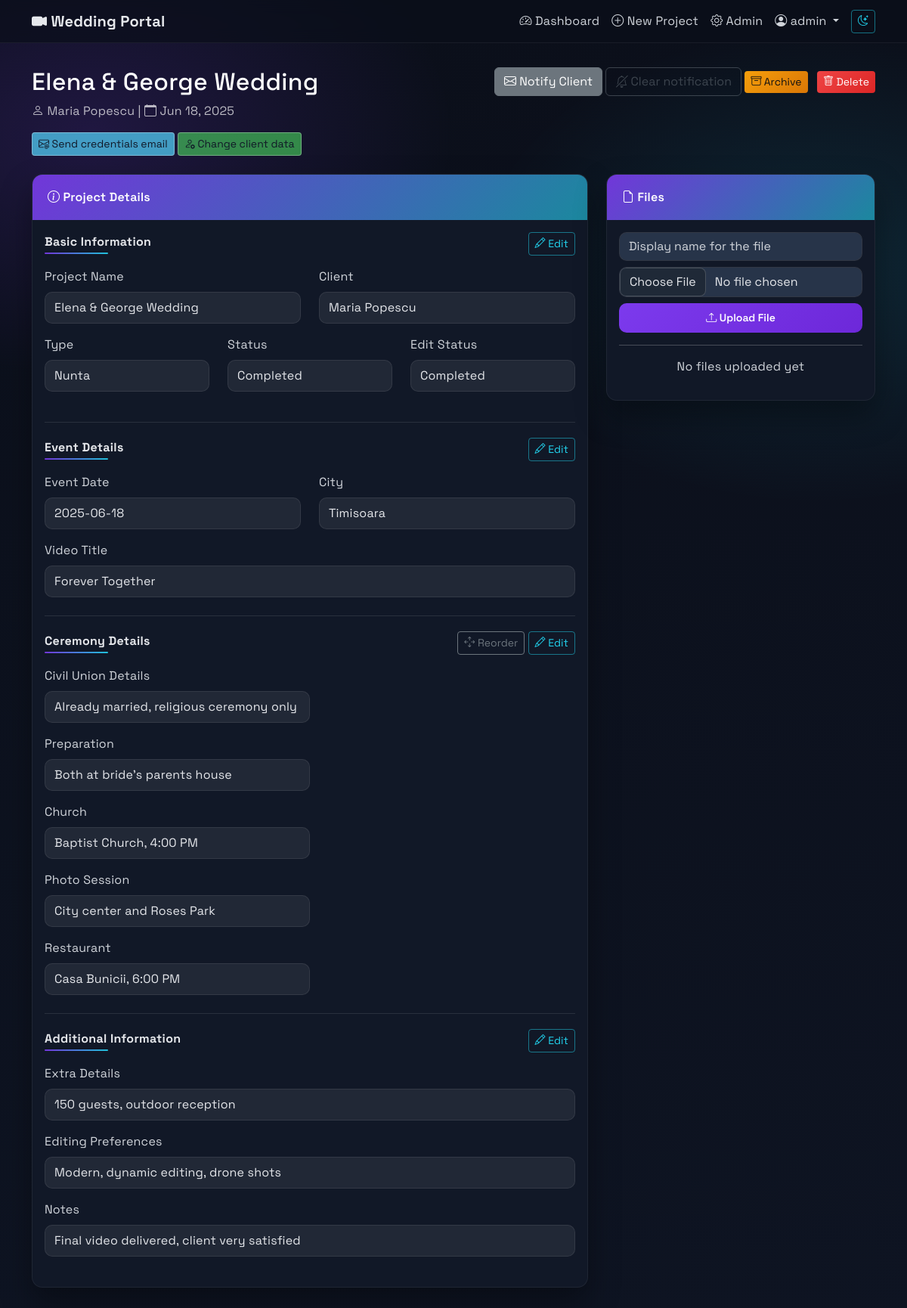
/projects/3/ (signed in), run on an earlier commit of the app's database.
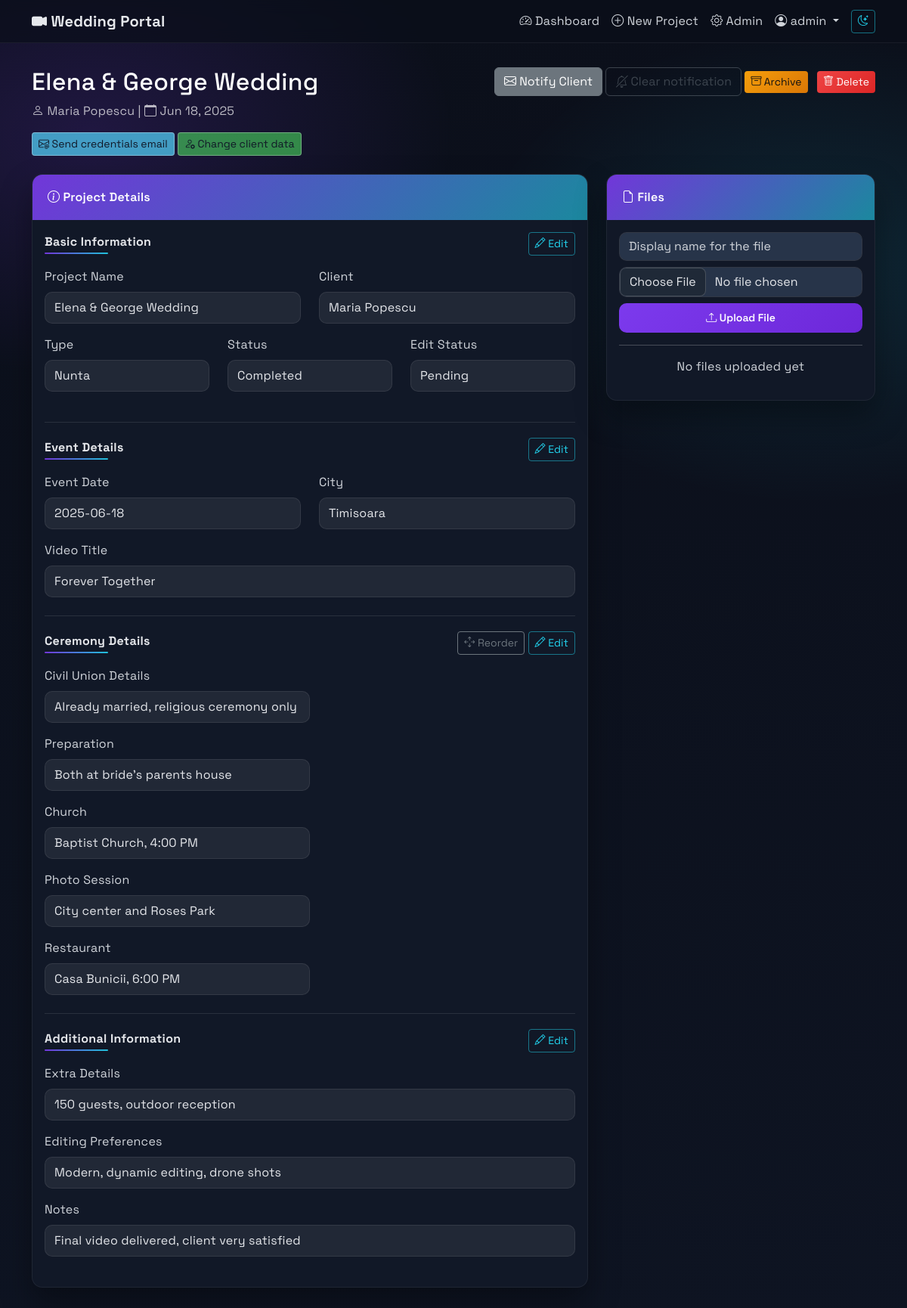
And on a later commit of the database.
### projects/models.py (models this page shows, shortened)
class Project(models.Model):
    PROJECT_TYPE_CHOICES = [
        ('NUNTA', 'Nunta'),
        ('BOTEZ', 'Botez'),
    ]
    STATUS_CHOICES = [
        ('Planning', 'Planning'),
        ('Filming', 'Filming'),
        ('Editing', 'Editing'),
        ('Completed', 'Completed'),
    ]
    EDIT_STATUS_CHOICES = [
        ('Pending', 'Pending'),
        ('In Progress', 'In Progress'),
        ('Review', 'Review'),
        ('Completed', 'Completed'),
    ]
    name = models.CharField(max_length=255)
    user = models.ForeignKey(User, on_delete=models.CASCADE, related_name='projects')
    client_name = models.CharField(max_length=255, blank=True, null=True)
    client_email = models.EmailField(blank=True, null=True)
    status = models.CharField(max_length=50, choices=STATUS_CHOICES, default='Planning')
    edit_status = models.CharField(max_length=50, choices=EDIT_STATUS_CHOICES, default='Pending')
    notes = models.TextField(blank=True, null=True)
    is_archived = models.BooleanField(default=False)
    event_date = models.DateTimeField()
    type = models.CharField(max_length=10, choices=PROJECT_TYPE_CHOICES)
    title_video = models.CharField(max_length=255, blank=True, null=True)
    city = models.CharField(max_length=100, blank=True, null=True)
    civil_union_details = models.TextField(blank=True, null=True)
    prep = models.TextField(blank=True, null=True)
    church = models.TextField(blank=True, null=True)
    session = models.TextField(blank=True, null=True)
    restaurant = models.TextField(blank=True, null=True)
    details_extra = models.TextField(blank=True, null=True)
    editing_preferences = models.TextField(blank=True, null=True)
    ceremony_field_order = models.JSONField(
        default=dict,
        blank=True,
        help_text="Custom order for ceremony detail fields"
    )
    admin_notified_of_changes = models.BooleanField(default=False)
    last_client_notification_date = models.DateTimeField(blank=True, null=True)
    has_unsent_changes = models.BooleanField(default=False)
    created_at = models.DateTimeField(auto_now_add=True)
    updated_at = models.DateTimeField(auto_now=True)
    class Meta:
        ordering = ['-created_at']
    def get_ceremony_fields_ordered(self):
        default_order = [
            {'field': 'civil_union_details', 'label': 'Civil Union Details', 'rows': 3},
            {'field': 'prep', 'label': 'Preparation', 'rows': 2},
            {'field': 'church', 'label': 'Church', 'rows': 2},
            {'field': 'session', 'label': 'Photo Session', 'rows': 2},
            {'field': 'restaurant', 'label': 'Restaurant', 'rows': 2}
        ]
        if not self.ceremony_field_order:
            return default_order

class User(AbstractUser):
    ROLE_CHOICES = [
        ('ADMIN', 'Admin'),
        ('CLIENT', 'Client'),
    ]
    role = models.CharField(max_length=10, choices=ROLE_CHOICES, default='CLIENT')
    def is_admin(self):
        return self.role == 'ADMIN'

### projects/views.py (the view)
# urls.py: path('<int:pk>/', views.project_detail, name='project_detail'),
@login_required
def project_detail(request, pk):
    project = get_object_or_404(Project, pk=pk)
    if not request.user.is_admin() and project.user != request.user:
        messages.error(request, 'You do not have permission to view this project.')
        return redirect('dashboard')
    if request.method == 'POST':
        if 'update_project' in request.POST:
            form = ProjectDetailForm(request.POST, instance=project)
            if form.is_valid():
                if request.user.is_client():
                    for field in form.changed_data:
                        old_value = str(getattr(project, field))
                        new_value = str(form.cleaned_data[field])
                        ProjectModification.objects.create(
                            project=project,
                            field_name=field,
                            old_value=old_value,
                            new_value=new_value,
                            created_by=request.user,
                            status='PENDING' if not request.user.is_admin() else 'AUTO_APPLIED'
                        )
                    if form.changed_data:
                        project.admin_notified_of_changes = True
                        messages.info(request, 'Your changes have been submitted for admin approval.')
                if request.user.is_admin():
                    form.save()
                    messages.success(request, 'Project updated successfully.')
                return redirect('project_detail', pk=project.pk)
        elif 'upload_file' in request.POST:
            file_form = FileUploadForm(request.POST, request.FILES)
            if file_form.is_valid():
                file = file_form.save(commit=False)
                file.project = project
                file.uploaded_by = request.user
                file.size_bytes = request.FILES['file'].size
                file.save()
                messages.success(request, 'File uploaded successfully.')
                return redirect('project_detail', pk=project.pk)
    else:
        form = ProjectDetailForm(instance=project)
        file_form = FileUploadForm()
    files = project.files.all()
    modifications = project.modifications.filter(status='PENDING') if request.user.is_admin() else None
    ceremony_fields = project.get_ceremony_fields_ordered()
    context = {
        'project': project,
        'form': form,
        'file_form': file_form,
        'files': files,
        'modifications': modifications,
        'is_admin': request.user.is_admin(),
        'ceremony_fields': ceremony_fields,
    }
    return render(request, 'project_detail.html', context)

### projects/forms.py
class FileUploadForm(forms.ModelForm):
    class Meta:
        model = File
        fields = ['display_name', 'file']
        widgets = {
            'display_name': forms.TextInput(attrs={
                'class': 'form-control',
                'placeholder': 'Display name for the file'
            }),
            'file': forms.FileInput(attrs={'class': 'form-control'}),
        }

### projects/templatetags/project_filters.py (called while the page is built)
@register.filter
def attr(obj, attr_name):
    try:
        return getattr(obj, attr_name)
    except AttributeError:
        return None

### templates/project_detail.html (shortened to what the changed rows need)
{% extends 'base.html' %}
{% load project_filters %}
{% block content %}
<div class="row mb-4">
    <div class="col">
        <h2 class="text-white">{{ project.name }}</h2>
        <p class="text-white-50">
            <i class="bi bi-person"></i> {{ project.client_name|default:project.user.get_full_name|default:project.user.username }}
            | <i class="bi bi-calendar"></i> {{ project.event_date|date:"M d, Y" }}
        </p>
        {% if is_admin %}
        <div class="mt-2">
            <button class="btn btn-light btn-sm js-send-credentials" data-project-id="{{ project.pk }}" style="background-color: rgba(85, 215, 255, 0.7); border: 1px solid rgba(255, 255, 255, 0.3);">
            </button>
            <button class="btn btn-light btn-sm js-change-client" data-project-id="{{ project.pk }}" style="background-color: rgba(85, 255, 105, 0.5); border: 1px solid rgba(255, 255, 255, 0.3);">
            </button>
        </div>
        {% endif %}
    </div>
</div>
<div class="row">
    <div class="col-lg-8">
        <div class="card mb-4">
            <div class="card-body">
                <div class="editable-section mb-4" data-section="basic">
                    <div class="row">
                        <div class="col-md-6 mb-3">
                            <div class="view-mode">
                                <p class="form-control-plaintext">{{ project.name }}</p>
                            </div>
                        </div>
                        <div class="col-md-6 mb-3">
                            <div class="view-mode">
                                <p class="form-control-plaintext">{{ project.client_name|default:project.user.get_full_name|default:project.user.username }}</p>
                            </div>
                        </div>
                    </div>
                    <div class="row">
                        <div class="col-md-4 mb-3">
                            <div class="view-mode">
                                <p class="form-control-plaintext">{{ project.get_type_display }}</p>
                            </div>
                        </div>
                        <div class="col-md-4 mb-3">
                            <div class="view-mode">
                                <p class="form-control-plaintext">{{ project.get_status_display }}</p>
                            </div>
                        </div>
                        <div class="col-md-4 mb-3">
                            <div class="view-mode">
                                <p class="form-control-plaintext">{{ project.get_edit_status_display }}</p>
                            </div>
                        </div>
                    </div>
                </div>
                <div class="editable-section mb-4" data-section="event">
                    <div class="row">
                        <div class="col-md-6 mb-3">
                            <div class="view-mode">
                                <p class="form-control-plaintext">{{ project.event_date|date:"Y-m-d" }}</p>
                            </div>
                        </div>
                        <div class="col-md-6 mb-3">
                            <div class="view-mode">
                                <p class="form-control-plaintext">{{ project.city|default:"Not specified" }}</p>
                            </div>
                        </div>
                    </div>
                    <div class="mb-3">
                        <div class="view-mode">
                            <p class="form-control-plaintext">{{ project.title_video|default:"Not specified" }}</p>
                        </div>
                    </div>
                </div>
                <div class="editable-section mb-4" data-section="ceremony">
                    <div id="ceremony-fields-container" class="ceremony-fields">
                        {% for field_info in ceremony_fields %}
                        <div class="ceremony-field-item mb-3" data-field-name="{{ field_info.field }}">
                            <div class="field-content col-md-6 d-inline-block">
                                <label class="form-label">{{ field_info.label }}</label>
                                <div class="view-mode">
                                    <p class="form-control-plaintext">{{ project|attr:field_info.field|default:"Not specified" }}</p>
                                </div>
                            </div>
                        </div>
                        {% endfor %}
                    </div>
                </div>
                <div class="editable-section mb-4" data-section="additional">
                    <div class="mb-3">
                        <div class="view-mode">
                            <p class="form-control-plaintext">{{ project.details_extra|default:"Not specified" }}</p>
                        </div>
                    </div>
                    <div class="mb-3">
                        <div class="view-mode">
                            <p class="form-control-plaintext">{{ project.editing_preferences|default:"Not specified" }}</p>
                        </div>
                    </div>
                    <div class="mb-3">
                        <div class="view-mode">
                            <p class="form-control-plaintext">{{ project.notes|default:"Not specified" }}</p>
                        </div>
                    </div>
                </div>
            </div>
        </div>
    </div>
</div>
{% endblock %}

What changed in the data, as far as the page shows it:
changed Project "Elena & George Wedding": edit_status "Completed" → "Pending"
